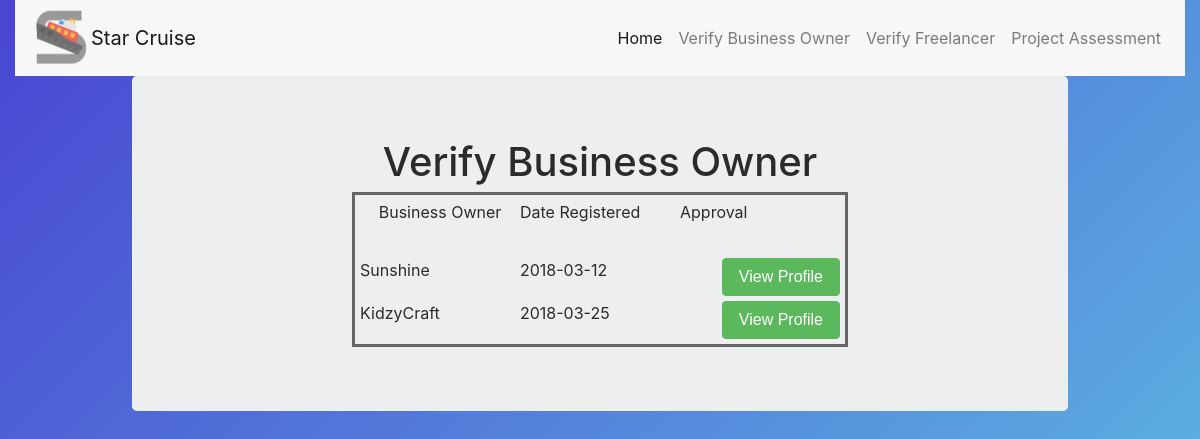
The app's page /verifybo.php with its own data.
### tables this page shows
CREATE TABLE `business_owner` (
  `Owner_ID` int(11) NOT NULL,
  `Owner_Name` varchar(50) NOT NULL,
  `Owner_Industry` varchar(50) DEFAULT NULL,
  `Owner_Address` varchar(500) DEFAULT NULL,
  `Owner_RegisteredCapital` int(11) NOT NULL,
  `Owner_ActiveSince` date DEFAULT NULL,
  `Owner_ContactPersonFirstName` varchar(50) DEFAULT NULL,
  `Owner_ContactPersonLastName` varchar(50) DEFAULT NULL,
  `Owner_ContactNumber` varchar(50) DEFAULT NULL,
  `Owner_EmailAddress` varchar(50) DEFAULT NULL,
  `Owner_Username` varchar(50) NOT NULL,
  `Owner_Password` varchar(50) NOT NULL,
  `Owner_Approval` tinyint(1) NOT NULL DEFAULT '0',
  `Owner_DateRegistered` date DEFAULT '2018-03-25'
);

### verifybo.php (the view, shortened to what this page needs)
<!DOCTYPE html>
<html lang="en">
<head>
	<link href="css/bootstrap.min.css" rel="stylesheet">
	<link href="css/style.css" rel="stylesheet">
	<link href="css/divtable.css" rel="stylesheet">
	<link href="css/bootstrap.css" rel="stylesheet">
</head>
<body>
	<div class="container-fluid">
		<div class="row">
			<div class="col-md-12">
				<?php include_once("navbar-admin.php"); ?>
				<div class="jumbotron" style="max-width:80%; margin:auto;">
					<H1 align="center"> Verify Business Owner</H1>
					<form id="form1">
						<div class="div-table" style="max-width:100%; margin:auto;">
							<div class="div-table-row">
								<div class="div-table-col" align="center">Business Owner</div>
								<div class="div-table-col">Date Registered</div>
								<div class="div-table-col">Approval</div>
							</div>
							<?php
			$preview = $con->query("SELECT Owner_ID, Owner_Name, Owner_DateRegistered FROM business_owner WHERE Owner_Approval = 0;");
			if ($preview->num_rows > 0){
				while($row = $preview->fetch_assoc()) {
					echo "<div class='div-table-row'>";
					echo "<div class='div-table-col'>".$row['Owner_Name']."</div>";
					echo "<div class='div-table-col'>".$row['Owner_DateRegistered']."</div>";
					echo "<div class='div-table-col' align='right'><button type='button' class='btn btn-success' onclick='javascript:document.location=".'"profilebo.php?id='.$row['Owner_ID'].'"'."'>View Profile</button></div>";
					echo "</div>";
				}
			}
		?>
					</form>
					</div>
				</div>
			</div>
		</div>
</body>
</html>

### css/style.css (style rules this page uses)
html { font-family: 'Open Sans', Helvetica, Arial, sans-serif;; line-height: 1.15; -ms-text-size-adjust: 100%; -webkit-text-size-adjust: 100%; height: 100%; }
body { margin: 0; font-family: 'Open Sans', Helvetica, Arial, sans-serif; background: linear-gradient(135deg, #4945D2 0%, #5fc3e4 100%); height: 100%; background-position: center; background-repeat: no-repeat; -webkit-background-size: cover; -moz-background-size: cover; -o-background-size: cover; background-size: cover; background-attachment: fixed; }

### css/divtable.css (style rules this page uses)
.div-table { display: table; width: auto; border: 3px solid #666666; border-spacing: 5px; }
.div-table-row { display: table-row; width: auto; clear: both; }
.div-table-col { float: left; display: table-column; width: 10em; }

### records on screen
business_owner: Owner_Name "Sunshine", Owner_DateRegistered "2018-03-12"
business_owner: Owner_Name "KidzyCraft", Owner_DateRegistered "2018-03-25"
